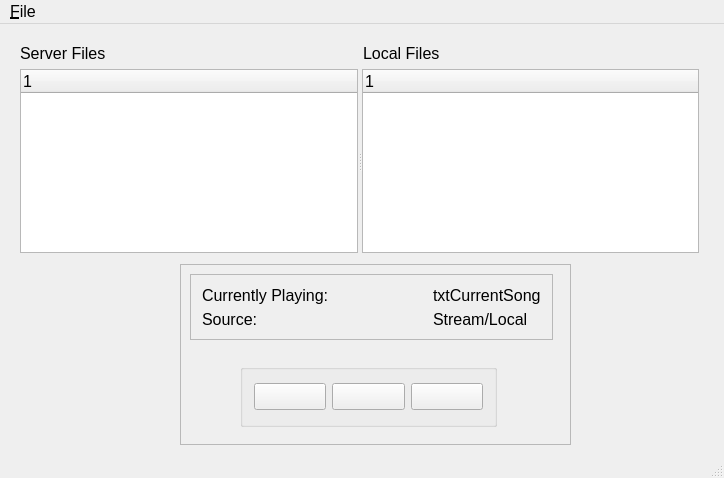
<?xml version="1.0" encoding="UTF-8"?>
<ui version="4.0">
 <class>MainWindow</class>
 <widget class="QMainWindow" name="MainWindow">
  <property name="geometry">
   <rect>
    <x>0</x>
    <y>0</y>
    <width>724</width>
    <height>478</height>
   </rect>
  </property>
  <property name="sizePolicy">
   <sizepolicy hsizetype="Preferred" vsizetype="Preferred">
    <horstretch>0</horstretch>
    <verstretch>0</verstretch>
   </sizepolicy>
  </property>
  <property name="font">
   <font>
    <pointsize>12</pointsize>
   </font>
  </property>
  <property name="windowTitle">
   <string>MainWindow</string>
  </property>
  <property name="styleSheet">
   <string notr="true"/>
  </property>
  <widget class="QWidget" name="centralWidget">
   <widget class="QWidget" name="widget_container" native="true">
    <property name="geometry">
     <rect>
      <x>9</x>
      <y>9</y>
      <width>701</width>
      <height>231</height>
     </rect>
    </property>
    <property name="sizePolicy">
     <sizepolicy hsizetype="Expanding" vsizetype="Expanding">
      <horstretch>0</horstretch>
      <verstretch>0</verstretch>
     </sizepolicy>
    </property>
    <layout class="QGridLayout" name="gridLayout">
     <item row="0" column="0">
      <widget class="QLabel" name="label">
       <property name="text">
        <string>Server Files</string>
       </property>
      </widget>
     </item>
     <item row="0" column="1">
      <widget class="QLabel" name="label_2">
       <property name="text">
        <string>Local Files</string>
       </property>
      </widget>
     </item>
     <item row="1" column="0" colspan="2">
      <widget class="QSplitter" name="splitter">
       <property name="orientation">
        <enum>Qt::Horizontal</enum>
       </property>
       <widget class="QTreeWidget" name="treeWidget_Server">
        <column>
         <property name="text">
          <string notr="true">1</string>
         </property>
        </column>
       </widget>
       <widget class="QTreeWidget" name="treeWidget_Local">
        <property name="styleSheet">
         <string notr="true"/>
        </property>
        <column>
         <property name="text">
          <string notr="true">1</string>
         </property>
        </column>
       </widget>
      </widget>
     </item>
    </layout>
   </widget>
   <widget class="QFrame" name="frame">
    <property name="geometry">
     <rect>
      <x>180</x>
      <y>240</y>
      <width>391</width>
      <height>181</height>
     </rect>
    </property>
    <property name="frameShape">
     <enum>QFrame::StyledPanel</enum>
    </property>
    <property name="frameShadow">
     <enum>QFrame::Raised</enum>
    </property>
    <widget class="QGroupBox" name="groupBox">
     <property name="geometry">
      <rect>
       <x>60</x>
       <y>100</y>
       <width>257</width>
       <height>63</height>
      </rect>
     </property>
     <property name="title">
      <string/>
     </property>
     <layout class="QGridLayout" name="gridLayout_2">
      <item row="0" column="0">
       <widget class="QPushButton" name="pushButton_play">
        <property name="autoFillBackground">
         <bool>false</bool>
        </property>
        <property name="styleSheet">
         <string notr="true">image: url(:/new/prefix1/Resources/play.png);</string>
        </property>
        <property name="text">
         <string/>
        </property>
        <property name="icon">
         <iconset resource="resources.qrc">
          <normaloff>:/new/prefix1/Resources/play.png</normaloff>:/new/prefix1/Resources/play.png</iconset>
        </property>
        <property name="iconSize">
         <size>
          <width>32</width>
          <height>32</height>
         </size>
        </property>
       </widget>
      </item>
      <item row="0" column="1">
       <widget class="QPushButton" name="pushButton_stop">
        <property name="text">
         <string/>
        </property>
        <property name="icon">
         <iconset resource="resources.qrc">
          <normaloff>:/new/prefix1/Resources/stop.png</normaloff>:/new/prefix1/Resources/stop.png</iconset>
        </property>
        <property name="iconSize">
         <size>
          <width>32</width>
          <height>32</height>
         </size>
        </property>
       </widget>
      </item>
      <item row="0" column="2">
       <widget class="QPushButton" name="pushButton_pause">
        <property name="text">
         <string/>
        </property>
        <property name="icon">
         <iconset resource="resources.qrc">
          <normaloff>:/new/prefix1/Resources/pause.png</normaloff>:/new/prefix1/Resources/pause.png</iconset>
        </property>
        <property name="iconSize">
         <size>
          <width>32</width>
          <height>32</height>
         </size>
        </property>
       </widget>
      </item>
     </layout>
    </widget>
    <widget class="QFrame" name="frame_2">
     <property name="geometry">
      <rect>
       <x>10</x>
       <y>10</y>
       <width>363</width>
       <height>66</height>
      </rect>
     </property>
     <property name="frameShape">
      <enum>QFrame::StyledPanel</enum>
     </property>
     <property name="frameShadow">
      <enum>QFrame::Raised</enum>
     </property>
     <layout class="QGridLayout" name="gridLayout_3">
      <item row="0" column="0">
       <widget class="QLabel" name="label_3">
        <property name="text">
         <string>Currently Playing:</string>
        </property>
       </widget>
      </item>
      <item row="0" column="1">
       <spacer name="horizontalSpacer_2">
        <property name="orientation">
         <enum>Qt::Horizontal</enum>
        </property>
        <property name="sizeHint" stdset="0">
         <size>
          <width>40</width>
          <height>20</height>
         </size>
        </property>
       </spacer>
      </item>
      <item row="0" column="2">
       <widget class="QLabel" name="label_CurrentSong">
        <property name="text">
         <string>txtCurrentSong</string>
        </property>
       </widget>
      </item>
      <item row="1" column="0">
       <widget class="QLabel" name="label_4">
        <property name="text">
         <string>Source:</string>
        </property>
       </widget>
      </item>
      <item row="1" column="1">
       <spacer name="horizontalSpacer">
        <property name="orientation">
         <enum>Qt::Horizontal</enum>
        </property>
        <property name="sizeHint" stdset="0">
         <size>
          <width>97</width>
          <height>20</height>
         </size>
        </property>
       </spacer>
      </item>
      <item row="1" column="2">
       <widget class="QLabel" name="label_Source">
        <property name="text">
         <string>Stream/Local</string>
        </property>
       </widget>
      </item>
     </layout>
    </widget>
   </widget>
  </widget>
  <widget class="QMenuBar" name="menuBar">
   <property name="geometry">
    <rect>
     <x>0</x>
     <y>0</y>
     <width>724</width>
     <height>27</height>
    </rect>
   </property>
   <property name="font">
    <font>
     <pointsize>12</pointsize>
    </font>
   </property>
   <widget class="QMenu" name="menuFile">
    <property name="font">
     <font>
      <pointsize>12</pointsize>
     </font>
    </property>
    <property name="title">
     <string>&amp;File</string>
    </property>
    <addaction name="actionConnect"/>
    <addaction name="separator"/>
    <addaction name="actionQuit"/>
   </widget>
   <addaction name="menuFile"/>
  </widget>
  <widget class="QStatusBar" name="statusBar"/>
  <action name="actionConnect">
   <property name="text">
    <string>Connect</string>
   </property>
  </action>
  <action name="actionQuit">
   <property name="text">
    <string>&amp;Quit</string>
   </property>
  </action>
 </widget>
 <layoutdefault spacing="6" margin="11"/>
 <resources>
  <include location="resources.qrc"/>
 </resources>
 <connections/>
</ui>
